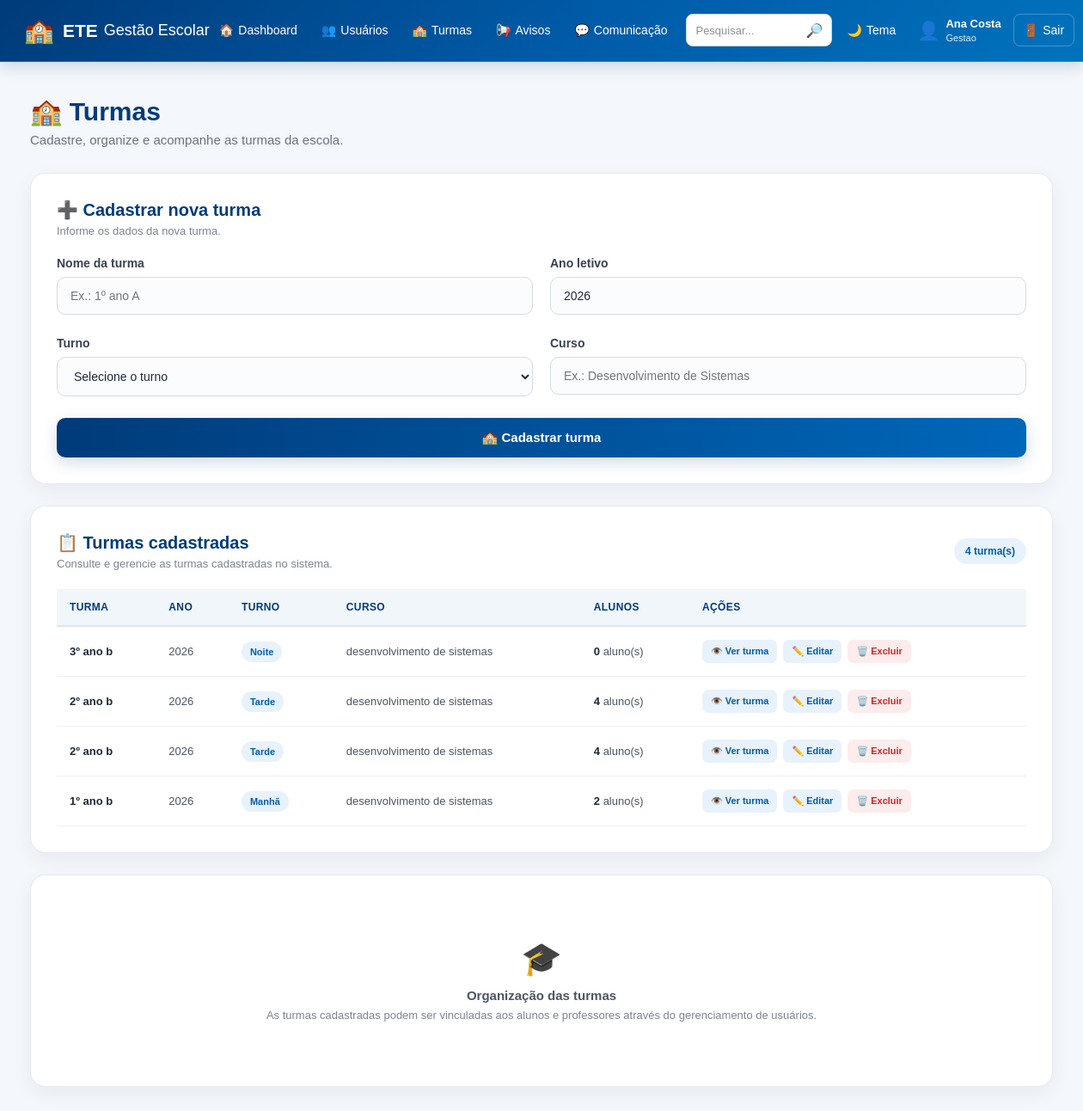
The app's page /turmas (signed in) with its own data.
### tables this page shows
CREATE TABLE turmas (

            id INTEGER PRIMARY KEY AUTOINCREMENT,

            nome TEXT NOT NULL,

            ano INTEGER NOT NULL,

            turno TEXT NOT NULL,

            curso TEXT NOT NULL

        );

### app.py (the view, shortened to what this page needs)
@app.route("/turmas", methods=["GET", "POST"])
def turmas_page():
    if "usuario_id" not in session:
        return redirect(
            url_for("inicio")
        )
    conexao = conectar()
    turmas = conexao.execute(
        """
        SELECT
            t.*,
            COUNT(u.id) AS total_alunos
        FROM turmas t
        LEFT JOIN usuarios u
            ON u.turma = t.nome
            AND u.tipo = 'aluno'
        GROUP BY t.id
        ORDER BY t.id DESC
        """
    ).fetchall()
    conexao.close()
    return render_template(
        "turmas.html",
        turmas=turmas,
        usuario_nome=session["usuario_nome"],
        usuario_tipo=session["usuario_tipo"]
    )

### banco.py (called while the page is built)
def conectar():
    conexao = sqlite3.connect("gestao_escolar.db")
    conexao.row_factory = sqlite3.Row
    return conexao

### templates/turmas.html (shortened to what this page needs)
<!DOCTYPE html>
<html lang="pt-BR">
<head>
    <link
        rel="stylesheet"
        href="{{ url_for('static', filename='style.css') }}"
    >
</head>
<body>
{% include "menu.html" %}
<main class="dashboard">
    <div class="dashboard-title">
        <h2>
            🏫 Turmas
        </h2>
        <p>
            Cadastre, organize e acompanhe as
            turmas da escola.
        </p>
    </div>
    <section class="content-card">
        <div class="section-header">
            <div>
                <h3>
                    ➕ Cadastrar nova turma
                </h3>
                <p>
                    Informe os dados da nova turma.
                </p>
            </div>
        </div>
        <form method="POST">
            <div class="form-row">
                <div class="form-group">
                    <label for="nome">
                        Nome da turma
                    </label>
                    <input
                        type="text"
                        id="nome"
                        name="nome"
                        placeholder="Ex.: 1º ano A"
                        required
                    >
                </div>
                <div class="form-group">
                    <label for="ano">
                        Ano letivo
                    </label>
                    <input
                        type="number"
                        id="ano"
                        name="ano"
                        value="2026"
                        min="2020"
                        max="2100"
                        required
                    >
                </div>
            </div>
            <div class="form-row">
                <div class="form-group">
                    <label for="turno">
                        Turno
                    </label>
                    <select
                        id="turno"
                        name="turno"
                        required
                    >
                        <option value="">
                            Selecione o turno
                        </option>
                    </select>
                </div>
                <div class="form-group">
                    <label for="curso">
                        Curso
                    </label>
                    <input
                        type="text"
                        id="curso"
                        name="curso"
                        placeholder="Ex.: Desenvolvimento de Sistemas"
                        required
                    >
                </div>
            </div>
            <button
                type="submit"
                class="btn-login"
            >
                🏫 Cadastrar turma
            </button>
        </form>
    </section>
    <section class="content-card">
        <div class="section-header">
            <div>
                <h3>
                    📋 Turmas cadastradas
                </h3>
                <p>
                    Consulte e gerencie as turmas
                    cadastradas no sistema.
                </p>
            </div>
            <span class="total-badge">
                {{ turmas|length }} turma(s)
            </span>
        </div>
        {% if turmas %}
            <div class="table-container">
                <table>
                    <thead>
                        <tr>
                            <th>
                                Turma
                            </th>
                            <th>
                                Ano
                            </th>
                            <th>
                                Turno
                            </th>
                            <th>
                                Curso
                            </th>
                            <th>
                                Alunos
                            </th>
                            <th>
                                Ações
                            </th>
                        </tr>
                    </thead>
                    <tbody>
                        {% for turma in turmas %}
                            <tr>
                                <td>
                                    <strong>
                                        {{ turma['nome'] }}
                                    </strong>
                                </td>
                                <td>
                                    {{ turma['ano'] }}
                                </td>
                                <td>
                                    <span class="badge">
                                        {{ turma['turno'] }}
                                    </span>
                                </td>
                                <td>
                                    {{ turma['curso'] }}
                                </td>
                                <td>
                                    <strong>
                                        {{ turma['total_alunos'] }}
                                    </strong>
                                    aluno(s)
                                </td>
                                <td>
                                    <div class="table-actions">
                                        <a
                                            href="{{ url_for('ver_turma', id=turma['id']) }}"
                                            class="btn-edit"
                                        >
                                            👁️ Ver turma
                                        </a>
                                        <a
                                            href="{{ url_for('editar_turma', id=turma['id']) }}"
                                            class="btn-edit"
                                        >
                                            ✏️ Editar
                                        </a>
                                        <a
                                            href="{{ url_for('excluir_turma', id=turma['id']) }}"
                                            class="btn-delete"
                                            onclick="return confirm('Deseja realmente excluir esta turma?');"
                                        >
                                            🗑️ Excluir
                                        </a>
                                    </div>
                                </td>
                            </tr>
                        {% endfor %}
                    </tbody>
                </table>
            </div>
        {% endif %}
    </section>
    <section class="content-card">
        <div class="empty-message">
            <div class="empty-icon">
                🎓
            </div>
            <strong>
                Organização das turmas
            </strong>
            <span>
                As turmas cadastradas podem ser
                vinculadas aos alunos e professores
                através do gerenciamento de usuários.
            </span>
        </div>
    </section>
</main>
</body>
</html>

### static/style.css (style rules this page uses)
* { margin: 0; padding: 0; box-sizing: border-box; }
html { scroll-behavior: smooth; }
body { font-family: Arial, Helvetica, sans-serif; min-height: 100vh; background: #f4f7fb; color: #1f2937; }
a { text-decoration: none; }
button, input, select, textarea { font-family: inherit; }
main { width: 100%; }
.dashboard { width: 100%; max-width: 1250px; margin: 0 auto; padding: 40px 30px 60px; }
.dashboard-title { margin-bottom: 30px; }
.dashboard-title h2 { color: #003b7a; font-size: 30px; margin-bottom: 7px; }
.dashboard-title p { color: #6b7280; font-size: 15px; }
.content-card { background: white; border: 1px solid #e5eaf0; border-radius: 18px; padding: 30px; margin-bottom: 25px; box-shadow: 0 8px 25px rgba(0, 45, 90, 0.06); }
.content-card h3 { color: #003b7a; font-size: 20px; margin-bottom: 20px; }
.form-row { display: grid; grid-template-columns: repeat(2, 1fr); gap: 20px; margin-bottom: 5px; }
.form-group { margin-bottom: 20px; }
.form-group label { display: block; margin-bottom: 8px; color: #374151; font-size: 14px; font-weight: 700; }
.form-group input, .form-group select, .form-group textarea { width: 100%; padding: 13px 15px; border: 1px solid #d5dce5; border-radius: 10px; background: #fbfcfe; color: #1f2937; font-size: 14px; outline: none; transition: border-color 0.2s ease, box-shadow 0.2s ease, background 0.2s ease; }
.btn-login { display: inline-flex; align-items: center; justify-content: center; width: 100%; padding: 14px 20px; border: none; border-radius: 10px; background: linear-gradient( 90deg, #003b7a, #0067b9 ); color: white; font-size: 15px; font-weight: bold; cursor: pointer; transition: transform 0.2s ease, box-shadow 0.2s ease; box-shadow: 0 6px 18px rgba(0, 59, 122, 0.18); }
.table-container { width: 100%; overflow-x: auto; -webkit-overflow-scrolling: touch; }
table { width: 100%; border-collapse: collapse; min-width: 800px; }
thead { background: #f1f6fb; }
th { padding: 14px 15px; text-align: left; color: #003b7a; font-size: 12px; text-transform: uppercase; letter-spacing: 0.4px; border-bottom: 2px solid #dce7f1; }
td { padding: 15px; border-bottom: 1px solid #edf0f4; color: #4b5563; font-size: 13px; }
tbody tr { transition: background 0.15s ease; }
td strong { color: #1f2937; }
.badge { display: inline-flex; align-items: center; padding: 6px 10px; border-radius: 20px; background: #e8f2fc; color: #005ca9; font-size: 11px; font-weight: bold; }
.section-header { display: flex; align-items: center; justify-content: space-between; gap: 20px; margin-bottom: 22px; }
.section-header h3 { margin-bottom: 5px; }
.section-header p { color: #7b8491; font-size: 13px; }
.total-badge { white-space: nowrap; padding: 8px 13px; border-radius: 20px; background: #e8f2fc; color: #005ca9; font-size: 12px; font-weight: bold; }
.table-actions { display: flex; align-items: center; gap: 7px; white-space: nowrap; }
.btn-edit, .btn-delete { display: inline-flex; align-items: center; justify-content: center; padding: 7px 10px; border-radius: 7px; font-size: 11px; font-weight: bold; transition: background 0.2s ease; }
.btn-edit { background: #e8f2fc; color: #005ca9; }
.btn-delete { background: #fdecec; color: #c62828; }
.empty-message { display: flex; flex-direction: column; align-items: center; justify-content: center; gap: 7px; padding: 45px 20px; color: #7b8491; text-align: center; }
.empty-message strong { color: #4b5563; font-size: 15px; }
.empty-message span { font-size: 13px; }
.empty-icon { font-size: 38px; margin-bottom: 5px; }

### records on screen
turmas: nome "3º ano b", ano "2026", turno "Noite", curso "desenvolvimento de sistemas", total_alunos "0"
turmas: nome "2º ano b", ano "2026", turno "Tarde", curso "desenvolvimento de sistemas", total_alunos "4"
turmas: nome "2º ano b", ano "2026", turno "Tarde", curso "desenvolvimento de sistemas", total_alunos "4"
turmas: nome "1º ano b", ano "2026", turno "Manhã", curso "desenvolvimento de sistemas", total_alunos "2"

### other values on screen
{{ usuario_nome }} "Ana Costa"
{{ usuario_tipo|capitalize }} "Gestao"
{{ turmas|length }} "4"
